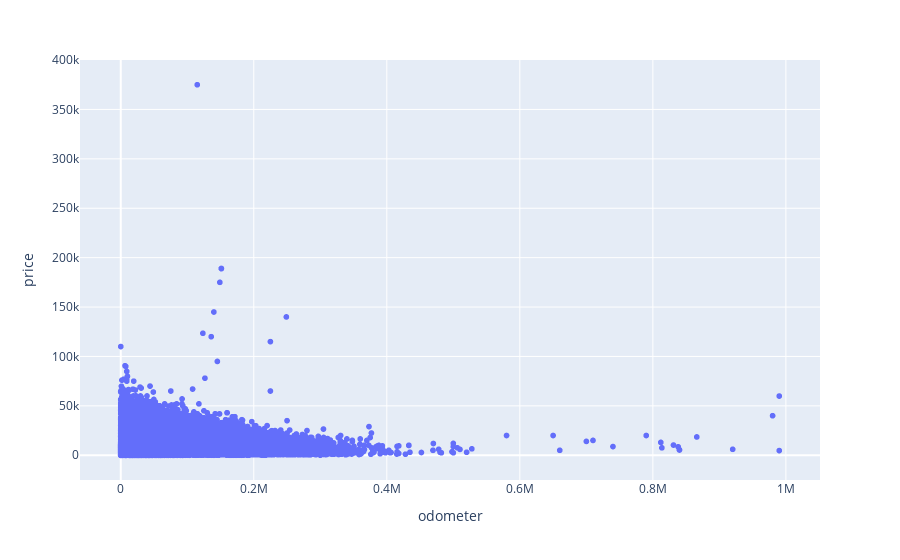

Source (notebook cell):
### Code cell
# Grafico de dispersion
fig = px.scatter(car_data, x='odometer', y='price')
fig.show()

print(car_data.info())
print(car_data.columns)
display(car_data.head())

### Figure 1 — Plotly figure (JSON) as saved in the notebook; plotly's stock layout.template omitted (floating-point values rounded to 4 significant figures; data arrays with more than 128 entries replaced by an {"elided": "..."} marker saying what was removed)
{"data": [{"hovertemplate": "odometer=%{x}<br>price=%{y}<extra></extra>", "legendgroup": "", "marker": {"color": "#636efa", "symbol": "circle"}, "mode": "markers", "name": "", "showlegend": false, "type": "scattergl", "x": {"elided": "51525 float values"}, "xaxis": "x", "y": {"elided": "51525 int values"}, "yaxis": "y"}], "layout": {"legend": {"tracegroupgap": 0}, "margin": {"t": 60}, "xaxis": {"anchor": "y", "domain": [0, 1], "title": {"text": "odometer"}}, "yaxis": {"anchor": "x", "domain": [0, 1], "title": {"text": "price"}}}}
